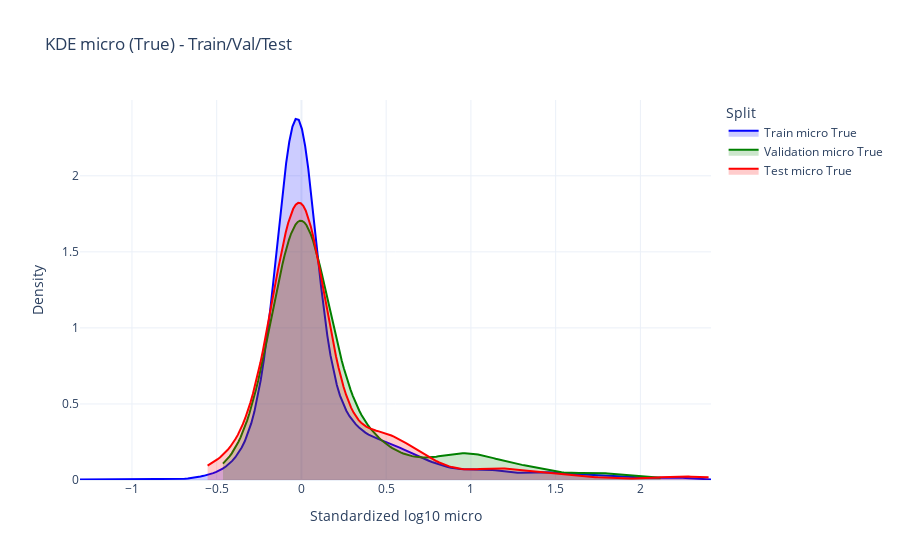
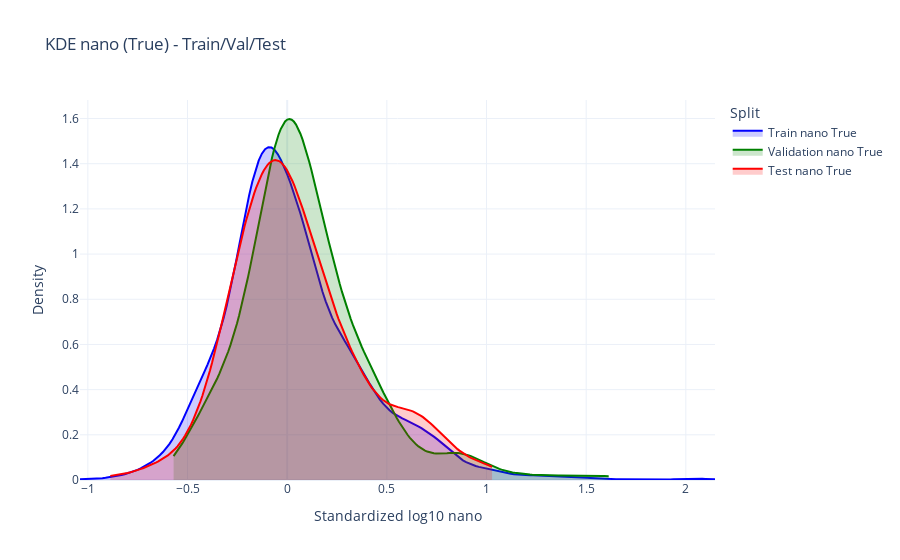
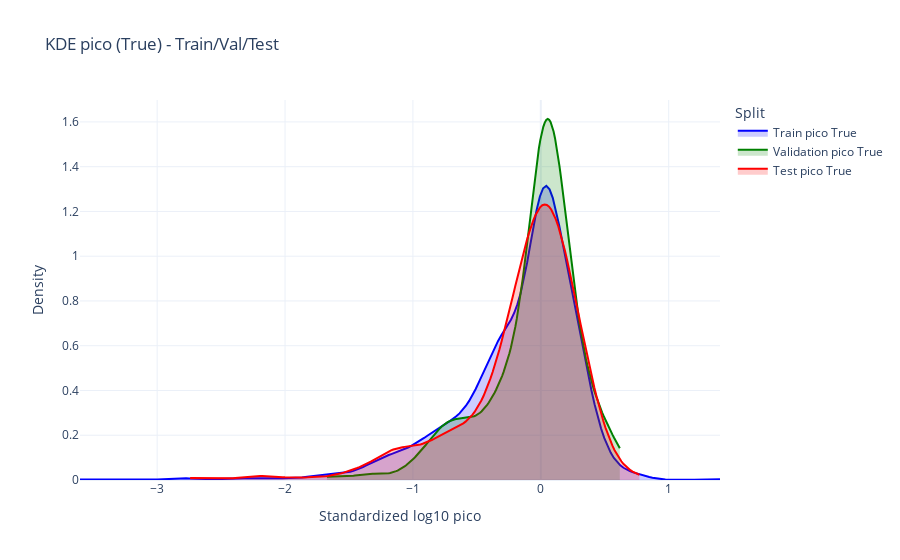

The cell these charts' notebook holds for them, in order:
### Code cell
import plotly.graph_objects as go
import numpy as np
from scipy.stats import gaussian_kde

# Données en entrée (remplacez par vos propres arrays)
# train_commu = np.array([...])  # shape (n_train, 3)
# val_commu = np.array([...])    # shape (n_val, 3)
# test_commu = np.array([...])   # shape (n_test, 3)

# Association des splits
split_colors = {
    'Train': ('blue', 'rgba(0,0,255,0.2)'),
    'Validation': ('green', 'rgba(0,128,0,0.2)'),
    'Test': ('red', 'rgba(255,0,0,0.2)')
}
splits = ['Train', 'Validation', 'Test']
commu_data = {
    'Train': train_commu,
    'Validation': val_commu,
    'Test': test_commu
}

# Noms des dimensions
dimensions = ['micro', 'nano', 'pico']
col_index = {'micro': 0, 'nano': 1, 'pico': 2}

# Génération de KDE plots pour chaque dimension
for dim in dimensions:
    fig = go.Figure()
    for split in splits:
        color, fill_color = split_colors[split]
        data_array = commu_data[split][:, col_index[dim]]
        x_vals = np.linspace(data_array.min(), data_array.max(), 200)
        y_vals = gaussian_kde(data_array)(x_vals)

        fig.add_trace(go.Scatter(
            x=x_vals, y=y_vals, mode='lines', name=f'{split} {dim} True',
            line=dict(color=color, width=2),
            fill='tozeroy', fillcolor=fill_color, opacity=1
        ))

    fig.update_layout(
        title=f'KDE {dim} (True) - Train/Val/Test',
        xaxis_title=f'Standardized log10 {dim}',
        yaxis_title='Density',
        legend_title='Split',
        template='plotly_white'
    )
    fig.show()

### Figure 1 — Plotly figure (JSON) as saved in the notebook; plotly's stock layout.template omitted (floating-point values rounded to 4 significant figures; data arrays with more than 128 entries replaced by an {"elided": "..."} marker saying what was removed)
{"data": [{"fill": "tozeroy", "fillcolor": "rgba(0,0,255,0.2)", "line": {"color": "blue", "width": 2}, "mode": "lines", "name": "Train micro True", "opacity": 1, "type": "scatter", "x": {"elided": "200 float values"}, "y": {"elided": "200 float values"}}, {"fill": "tozeroy", "fillcolor": "rgba(0,128,0,0.2)", "line": {"color": "green", "width": 2}, "mode": "lines", "name": "Validation micro True", "opacity": 1, "type": "scatter", "x": {"elided": "200 float values"}, "y": {"elided": "200 float values"}}, {"fill": "tozeroy", "fillcolor": "rgba(255,0,0,0.2)", "line": {"color": "red", "width": 2}, "mode": "lines", "name": "Test micro True", "opacity": 1, "type": "scatter", "x": {"elided": "200 float values"}, "y": {"elided": "200 float values"}}], "layout": {"legend": {"title": {"text": "Split"}}, "title": {"text": "KDE micro (True) - Train/Val/Test"}, "xaxis": {"title": {"text": "Standardized log10 micro"}}, "yaxis": {"title": {"text": "Density"}}}}

### Figure 2 — Plotly figure (JSON) as saved in the notebook; plotly's stock layout.template omitted (floating-point values rounded to 4 significant figures; data arrays with more than 128 entries replaced by an {"elided": "..."} marker saying what was removed)
{"data": [{"fill": "tozeroy", "fillcolor": "rgba(0,0,255,0.2)", "line": {"color": "blue", "width": 2}, "mode": "lines", "name": "Train nano True", "opacity": 1, "type": "scatter", "x": {"elided": "200 float values"}, "y": {"elided": "200 float values"}}, {"fill": "tozeroy", "fillcolor": "rgba(0,128,0,0.2)", "line": {"color": "green", "width": 2}, "mode": "lines", "name": "Validation nano True", "opacity": 1, "type": "scatter", "x": {"elided": "200 float values"}, "y": {"elided": "200 float values"}}, {"fill": "tozeroy", "fillcolor": "rgba(255,0,0,0.2)", "line": {"color": "red", "width": 2}, "mode": "lines", "name": "Test nano True", "opacity": 1, "type": "scatter", "x": {"elided": "200 float values"}, "y": {"elided": "200 float values"}}], "layout": {"legend": {"title": {"text": "Split"}}, "title": {"text": "KDE nano (True) - Train/Val/Test"}, "xaxis": {"title": {"text": "Standardized log10 nano"}}, "yaxis": {"title": {"text": "Density"}}}}

### Figure 3 — Plotly figure (JSON) as saved in the notebook; plotly's stock layout.template omitted (floating-point values rounded to 4 significant figures; data arrays with more than 128 entries replaced by an {"elided": "..."} marker saying what was removed)
{"data": [{"fill": "tozeroy", "fillcolor": "rgba(0,0,255,0.2)", "line": {"color": "blue", "width": 2}, "mode": "lines", "name": "Train pico True", "opacity": 1, "type": "scatter", "x": {"elided": "200 float values"}, "y": {"elided": "200 float values"}}, {"fill": "tozeroy", "fillcolor": "rgba(0,128,0,0.2)", "line": {"color": "green", "width": 2}, "mode": "lines", "name": "Validation pico True", "opacity": 1, "type": "scatter", "x": {"elided": "200 float values"}, "y": {"elided": "200 float values"}}, {"fill": "tozeroy", "fillcolor": "rgba(255,0,0,0.2)", "line": {"color": "red", "width": 2}, "mode": "lines", "name": "Test pico True", "opacity": 1, "type": "scatter", "x": {"elided": "200 float values"}, "y": {"elided": "200 float values"}}], "layout": {"legend": {"title": {"text": "Split"}}, "title": {"text": "KDE pico (True) - Train/Val/Test"}, "xaxis": {"title": {"text": "Standardized log10 pico"}}, "yaxis": {"title": {"text": "Density"}}}}
